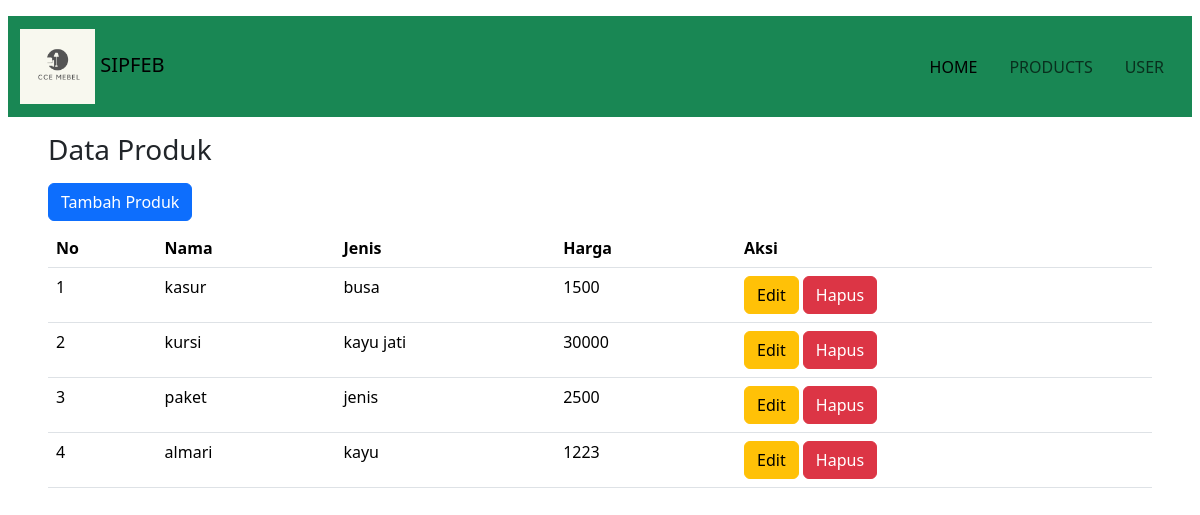
The page /views/produk/index.php on the database its author committed.
### tables this page shows
CREATE TABLE `produk` (
  `id_produk` int NOT NULL,
  `nama_produk` varchar(100) NOT NULL,
  `jenis` varchar(100) NOT NULL,
  `harga` int NOT NULL,
  `foto` varchar(100) DEFAULT NULL
);

### controllers/ProdukController.php (called while the page is built, shortened)
<?php
include_once '../../models/Produk.php';
class ProdukController
{
    private $model;
    public function __construct($db)
    {
        $this->model = new Produk($db);
    }
    public function getAllProduk()
    {
        return $this->model->getAllProduk();
    }
}

### models/Produk.php (called while the page is built, shortened)
<?php
class Produk{
    private $koneksi;
    public function __construct($db)
    {
        $this->koneksi = $db;
    }
    public function getAllProduk(){
        $query="SELECT * FROM produk";
        $result=mysqli_query($this->koneksi,$query);
        return $result;
    }
}

### views/produk/index.php (the view, shortened to what this page needs)
<?php
include_once '../../config.php';
include_once '../../controllers/ProdukController.php';
require '../../index.php';
$database =new database;
$db = $database->getKoneksi();
$produkController = new ProdukController($db);
$produk = $produkController->getAllProduk();
?>
  <body>
<div class="px-5">
  <h3>Data Produk</h3>
<a href="tambahProduk"class="btn btn-primary mb-2 mt-2">Tambah Produk</a>
<br>
<table class="table">
    <tr>
        <th>No</th>
        <th>Nama</th>
        <th>Jenis</th>
        <th>Harga</th>
        <th>Aksi</th>
    </tr>
        <?php
        $no=1;
        foreach($produk as $x ){
            ?>
        <tr>
            <td><?php echo $no++ ?></td>
            <td><?php echo $x['nama_produk'] ?></td>
            <td><?php echo $x['jenis'] ?></td>
            <td><?php echo $x['harga'] ?></td>
            <td>
            <a  class="btn btn-warning" href="editProduk?id_produk=<?php echo $x['id_produk']; ?>">Edit</a>
            <a class="btn btn-danger" href="hapusProduk?id_produk=<?php echo $x['id_produk']; ?>"
             onclick = "return confirm ('Apakah yakin akan menghapus..?')">Hapus</a>
        </td>
        </tr>
        <?php
        }
        ?>
</table>
</div>
  </body>
</html>

### rows shown on the page
produk: nama_produk "kasur", jenis "busa", harga "1500"
produk: nama_produk "kursi", jenis "kayu jati", harga "30000"
produk: nama_produk "paket", jenis "jenis", harga "2500"
produk: nama_produk "almari", jenis "kayu", harga "1223"
